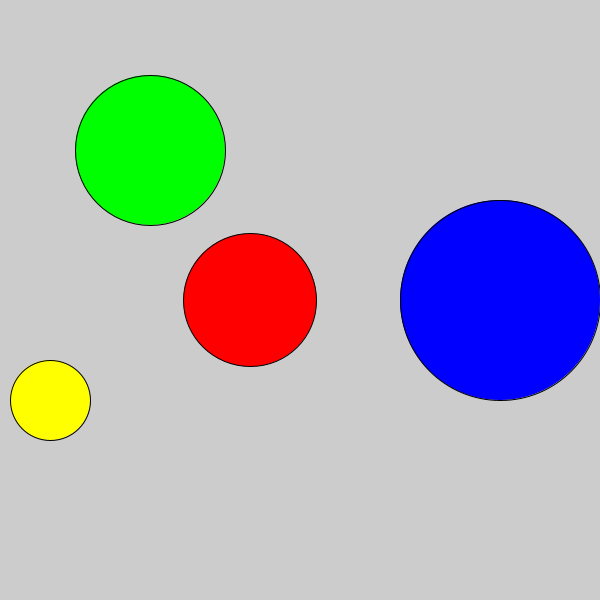
Frame 1 (no input)
Frame 60 (the mouse pressed at the canvas centre just before this capture): identical to frame 1, image omitted
Frame 120 (the mouse held since frame 60 and released just before this capture): identical to frame 1, image omitted

The Processing sketch that drew this single still picture (run headless with seeded random() and noise(); from frame 60 on, the mouse is pressed at the canvas centre):

// Processing sketch: Circle5
// ── Circle5.pde
CircleShape redCircle,greenCircle,blueCircle,yellowCircle;

void setup (){
    size(600,600);
    
    yellowCircle = new CircleShape(color(255,255,0),50, 400, 80);
    yellowCircle.display();
    redCircle = new CircleShape(color(255,0,0),250, 300, 133);
    redCircle.display();
    greenCircle = new CircleShape(color(0,255,0),150);
    greenCircle.display();
    blueCircle = new CircleShape(color(0,0,255),500, 300, 200);
    blueCircle.display();``
    println("Circle1 at (" + redCircle.x + ", " + redCircle.y + ") with radius " + redCircle.radius);
    println("Circle2 at (" + greenCircle.x + ", " + greenCircle.y + ") with radius " + greenCircle.radius);
    println("Circle3 at (" + blueCircle.x + ", " + blueCircle.y + ") with radius " + blueCircle.radius);
    
}
void draw(){

}
// ── Circle.pde
class CircleShape {
  float x, y;
  float radius;
  color c = color(255,255,0);
  
  // Default constructor
 CircleShape() {
    this.radius = 10;
    x = width/2 + this.radius;
    y = height/2;    
  }

  // Constructor with color and radius
  CircleShape(color c, float radius) {
    this.c = c;
    this.radius = radius;  
    this.x =  radius;
    this.y =  radius;    
  }

  // Parameterized constructor
  CircleShape(float x, float y, float radius) {
    this.x = x;
    this.y = y;
    this.radius = radius;
  }

  // Parameterized constructor
  CircleShape(color c, float x, float y, float radius) {
    this.x = x;
    this.y = y;
    this.radius = radius;
    this.c = c;
  }

  void display(){
    fill(this.c);
    circle(this.x,this.y,this.radius);
  }


}
